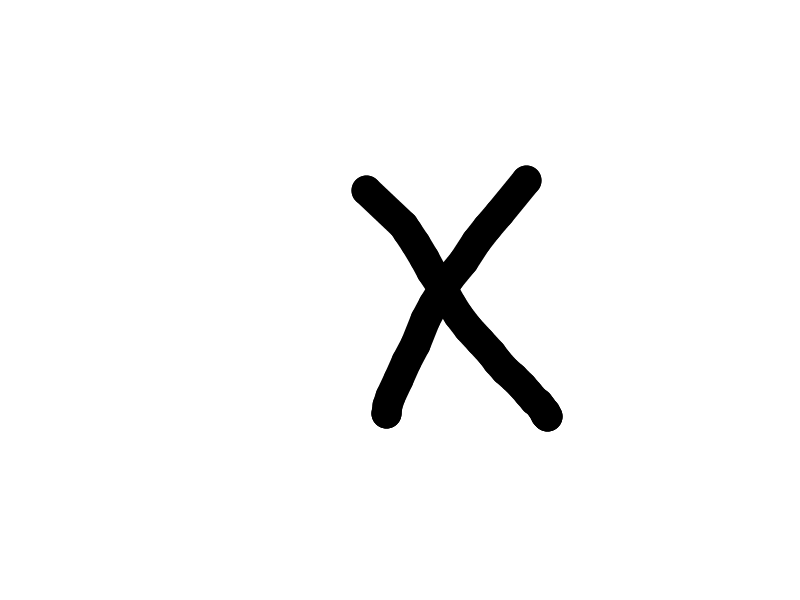
#> input picture P0.bmp, 800 x 600 px
$ python test.py   (Python 2 division)
#> lines starting #> are read from the running program, lines starting #| are printed output that depends on the picture

import Image as im
import numpy as np
import cv2


#image = im.open("P0.bmp")
#image = im.open("09.bmp")
#imarray = np.asarray(image.crop(image.getbbox()).resize((10, 10))).astype(float)
image = cv2.imread("P0.bmp",1)
#> image is the input picture: shape (600, 800, 3); min 0, max 255, mean 245.7
image = cv2.resize(image,(20,28))
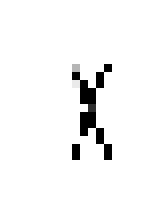
#> image: shape (28, 20, 3) (shown 8 times larger); min 0, max 255, mean 245.4
gray = cv2.cvtColor(image,cv2.COLOR_BGR2GRAY)
gray = cv2.resize(gray,(15,15)).astype(float)
imarray = np.asarray(gray)
print imarray
#| [[255. 255. 255. 255. 255. 255. 255. 255. 255. 255. 255. 255. 255. 255.
#|   255.]
#|  [255. 255. 255. 255. 255. 255. 255. 255. 255. 255. 255. 255. 255. 255.
#|   255.]
#|  [255. 255. 255. 255. 255. 255. 255. 255. 255. 255. 255. 255. 255. 255.
#|   255.]
#|  [255. 255. 255. 255. 255. 255. 255. 255. 255. 255. 255. 255. 255. 255.
#|   255.]
#|  [255. 255. 255. 255. 255. 255. 244. 222. 255. 217. 140. 255. 255. 255.
#|   255.]
#|  [255. 255. 255. 255. 255. 255. 242. 121. 223.  42. 255. 255. 255. 255.
#|   255.]
#> (further printed lines are left out)
print ""
#imarray = imarray[(imarray != 255)]
#print imarray

nonzero = np.transpose(imarray.nonzero())
#> nonzero = 224 pairs, first value 0 to 14, second value 0 to 14


print "\n"
print nonzero
#> (printed output is left out)
cv2.imwrite("test.bmp",gray)


"""
#image = cv2.imread("P0.bmp",1)
cap = cv2.VideoCapture(0)
ret, image = cap.read()
gray = cv2.cvtColor(image,cv2.COLOR_BGR2GRAY)
gray = cv2.resize(gray,(20,20)).astype(float)
cv2.imwrite("test.bmp",gray)

"""

"""
#cv2.imwrite("test.bmp",gray)
cap.release()
cv2.destroyAllWindows()
"""

$ run again, with X6.bmp copied over P0.bmp
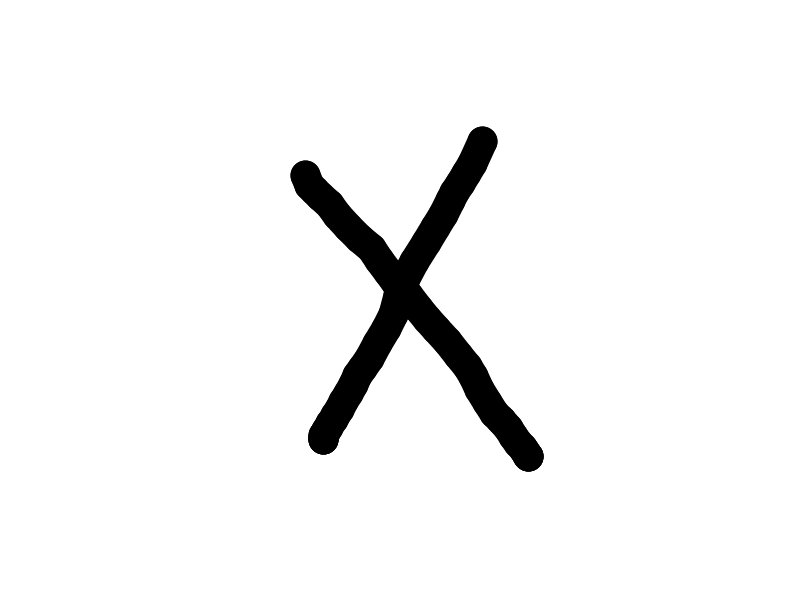
#> input picture X6.bmp, 800 x 600 px
#> image is the input picture: shape (600, 800, 3); min 0, max 255, mean 243.6
#> `image = cv2.resize(image,(20,28))`:
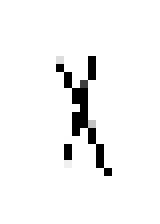
#> image: shape (28, 20, 3) (shown 8 times larger); min 0, max 255, mean 243.5
#| [[255. 255. 255. 255. 255. 255. 255. 255. 255. 255. 255. 255. 255. 255.
#|   255.]
#|  [255. 255. 255. 255. 255. 255. 255. 255. 255. 255. 255. 255. 255. 255.
#|   255.]
#|  [255. 255. 255. 255. 255. 255. 255. 255. 255. 255. 255. 255. 255. 255.
#|   255.]
#> (further printed lines are left out)
#> nonzero = 224 pairs, first value 0 to 14, second value 0 to 14
#> (printed output is left out)
